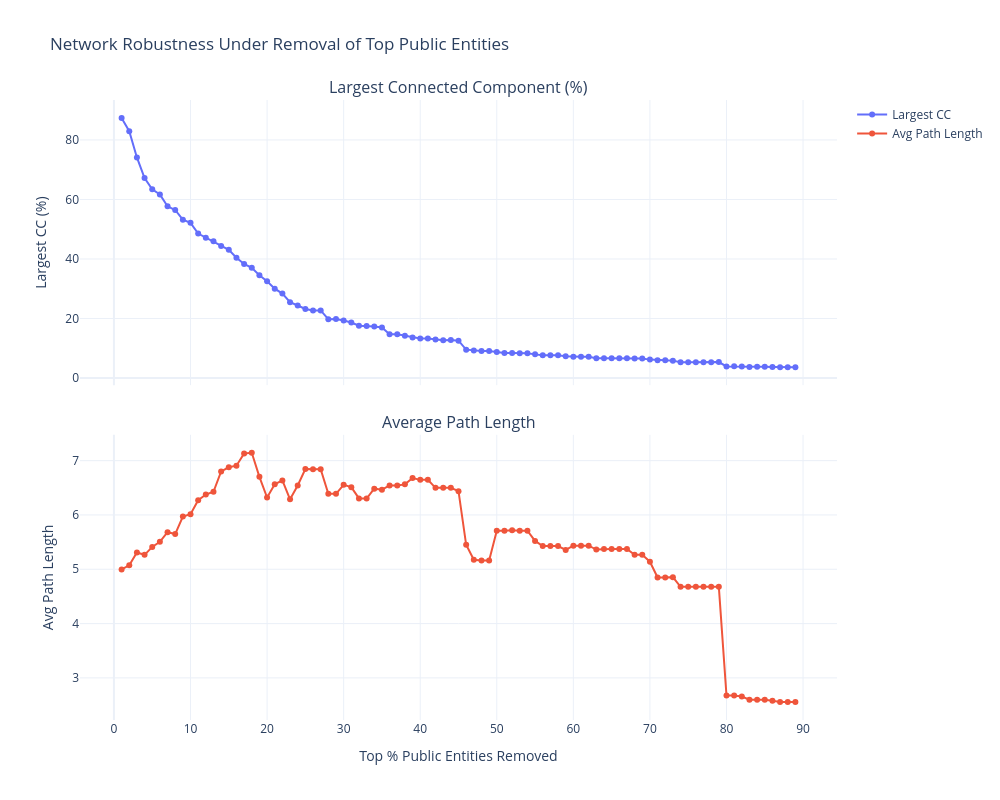

Notebook code cell kept with this figure:
### Code cell
fig = make_subplots(
    rows=2,
    cols=1,
    shared_xaxes=True,
    vertical_spacing=0.08,
    subplot_titles=(
        "Largest Connected Component (%)",
        "Average Path Length"
    )
)

fig.add_trace(
    go.Scatter(
        x=pub_lcc_df["removed_pct_public"],
        y=pub_lcc_df["largest_cc_pct"],
        mode="lines+markers",
        name="Largest CC"
    ),
    row=1,
    col=1
)

fig.add_trace(
    go.Scatter(
        x=pub_lcc_df["removed_pct_public"],
        y=pub_lcc_df["avg_path_length"],
        mode="lines+markers",
        name="Avg Path Length"
    ),
    row=2,
    col=1
)

fig.update_xaxes(
    title_text="Top % Public Entities Removed",
    row=2,
    col=1
)

fig.update_yaxes(
    title_text="Largest CC (%)",
    row=1,
    col=1
)

fig.update_yaxes(
    title_text="Avg Path Length",
    row=2,
    col=1
)

fig.update_layout(
    template="plotly_white",
    height=800,
    width=1000,
    title="Network Robustness Under Removal of Top Public Entities"
)

fig.show()

### Figure 1 — Plotly figure (JSON) as saved in the notebook; plotly's stock layout.template omitted (floating-point values rounded to 4 significant figures)
{"data": [{"mode": "lines+markers", "name": "Largest CC", "type": "scatter", "x": [1, 2, 3, 4, 5, 6, 7, 8, 9, 10, 11, 12, 13, 14, 15, 16, 17, 18, 19, 20, 21, 22, 23, 24, 25, 26, 27, 28, 29, 30, 31, 32, 33, 34, 35, 36, 37, 38, 39, 40, 41, 42, 43, 44, 45, 46, 47, 48, 49, 50, 51, 52, 53, 54, 55, 56, 57, 58, 59, 60, 61, 62, 63, 64, 65, 66, 67, 68, 69, 70, 71, 72, 73, 74, 75, 76, 77, 78, 79, 80, 81, 82, 83, 84, 85, 86, 87, 88, 89], "xaxis": "x", "y": [87.38, 82.96, 74.12, 67.18, 63.43, 61.7, 57.71, 56.47, 53.23, 52.14, 48.55, 47.12, 45.97, 44.36, 43.09, 40.41, 38.33, 37.04, 34.56, 32.52, 30.02, 28.37, 25.46, 24.36, 23.2, 22.67, 22.71, 19.76, 19.79, 19.31, 18.65, 17.58, 17.5, 17.34, 16.97, 14.67, 14.69, 14.19, 13.63, 13.25, 13.27, 12.94, 12.73, 12.75, 12.54, 9.538, 9.258, 9.096, 9.113, 8.711, 8.428, 8.383, 8.338, 8.353, 7.947, 7.66, 7.674, 7.688, 7.338, 7.108, 7.121, 7.134, 6.659, 6.61, 6.622, 6.634, 6.642, 6.531, 6.543, 6.184, 5.948, 5.959, 5.846, 5.296, 5.306, 5.316, 5.326, 5.336, 5.346, 3.907, 3.914, 3.858, 3.739, 3.746, 3.753, 3.697, 3.64, 3.647, 3.654], "yaxis": "y"}, {"mode": "lines+markers", "name": "Avg Path Length", "type": "scatter", "x": [1, 2, 3, 4, 5, 6, 7, 8, 9, 10, 11, 12, 13, 14, 15, 16, 17, 18, 19, 20, 21, 22, 23, 24, 25, 26, 27, 28, 29, 30, 31, 32, 33, 34, 35, 36, 37, 38, 39, 40, 41, 42, 43, 44, 45, 46, 47, 48, 49, 50, 51, 52, 53, 54, 55, 56, 57, 58, 59, 60, 61, 62, 63, 64, 65, 66, 67, 68, 69, 70, 71, 72, 73, 74, 75, 76, 77, 78, 79, 80, 81, 82, 83, 84, 85, 86, 87, 88, 89], "xaxis": "x2", "y": [4.998, 5.073, 5.31, 5.266, 5.412, 5.505, 5.683, 5.648, 5.97, 6.014, 6.271, 6.376, 6.427, 6.801, 6.878, 6.907, 7.131, 7.144, 6.702, 6.322, 6.567, 6.635, 6.289, 6.543, 6.846, 6.841, 6.841, 6.389, 6.389, 6.555, 6.512, 6.305, 6.302, 6.484, 6.465, 6.543, 6.543, 6.563, 6.679, 6.646, 6.646, 6.499, 6.499, 6.499, 6.438, 5.451, 5.177, 5.161, 5.161, 5.709, 5.711, 5.72, 5.709, 5.709, 5.522, 5.428, 5.428, 5.428, 5.355, 5.434, 5.434, 5.434, 5.364, 5.372, 5.372, 5.372, 5.372, 5.266, 5.266, 5.139, 4.848, 4.848, 4.855, 4.676, 4.676, 4.676, 4.676, 4.676, 4.676, 2.676, 2.676, 2.658, 2.597, 2.597, 2.597, 2.578, 2.556, 2.556, 2.556], "yaxis": "y2"}], "layout": {"annotations": [{"font": {"size": 16}, "showarrow": false, "text": "Largest Connected Component (%)", "x": 0.5, "xanchor": "center", "xref": "paper", "y": 1, "yanchor": "bottom", "yref": "paper"}, {"font": {"size": 16}, "showarrow": false, "text": "Average Path Length", "x": 0.5, "xanchor": "center", "xref": "paper", "y": 0.46, "yanchor": "bottom", "yref": "paper"}], "height": 800, "title": {"text": "Network Robustness Under Removal of Top Public Entities"}, "width": 1000, "xaxis": {"anchor": "y", "domain": [0, 1], "matches": "x2", "showticklabels": false}, "xaxis2": {"anchor": "y2", "domain": [0, 1], "title": {"text": "Top % Public Entities Removed"}}, "yaxis": {"anchor": "x", "domain": [0.54, 1], "title": {"text": "Largest CC (%)"}}, "yaxis2": {"anchor": "x2", "domain": [0, 0.46], "title": {"text": "Avg Path Length"}}}}
